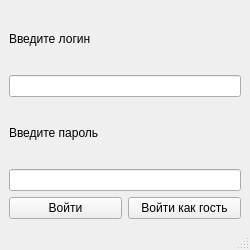
<?xml version="1.0" encoding="UTF-8"?>
<ui version="4.0">
 <class>MainWindow</class>
 <widget class="QMainWindow" name="MainWindow">
  <property name="geometry">
   <rect>
    <x>0</x>
    <y>0</y>
    <width>250</width>
    <height>250</height>
   </rect>
  </property>
  <property name="minimumSize">
   <size>
    <width>250</width>
    <height>250</height>
   </size>
  </property>
  <property name="maximumSize">
   <size>
    <width>250</width>
    <height>250</height>
   </size>
  </property>
  <property name="windowTitle">
   <string>Аутентификация</string>
  </property>
  <widget class="QWidget" name="centralwidget">
   <layout class="QVBoxLayout" name="verticalLayout">
    <item>
     <widget class="QLabel" name="login_label">
      <property name="text">
       <string>Введите логин</string>
      </property>
     </widget>
    </item>
    <item>
     <widget class="QLineEdit" name="login_edit"/>
    </item>
    <item>
     <widget class="QLabel" name="password_label">
      <property name="minimumSize">
       <size>
        <width>0</width>
        <height>0</height>
       </size>
      </property>
      <property name="maximumSize">
       <size>
        <width>10000</width>
        <height>10000</height>
       </size>
      </property>
      <property name="text">
       <string>Введите пароль</string>
      </property>
     </widget>
    </item>
    <item>
     <widget class="QLineEdit" name="password_edit"/>
    </item>
    <item>
     <layout class="QHBoxLayout" name="horizontalLayout">
      <item>
       <widget class="QPushButton" name="pushButton">
        <property name="toolTip">
         <string>Войти как коменлант. Требуется аутентификация.</string>
        </property>
        <property name="text">
         <string>Войти</string>
        </property>
       </widget>
      </item>
      <item>
       <widget class="QPushButton" name="pushButton_2">
        <property name="toolTip">
         <string>Информация об общежитиях для гостей. Не требуется аутентификация.</string>
        </property>
        <property name="text">
         <string>Войти как гость</string>
        </property>
       </widget>
      </item>
     </layout>
    </item>
   </layout>
  </widget>
  <widget class="QMenuBar" name="menubar">
   <property name="geometry">
    <rect>
     <x>0</x>
     <y>0</y>
     <width>250</width>
     <height>20</height>
    </rect>
   </property>
  </widget>
  <widget class="QStatusBar" name="statusbar"/>
 </widget>
 <resources/>
 <connections/>
</ui>
